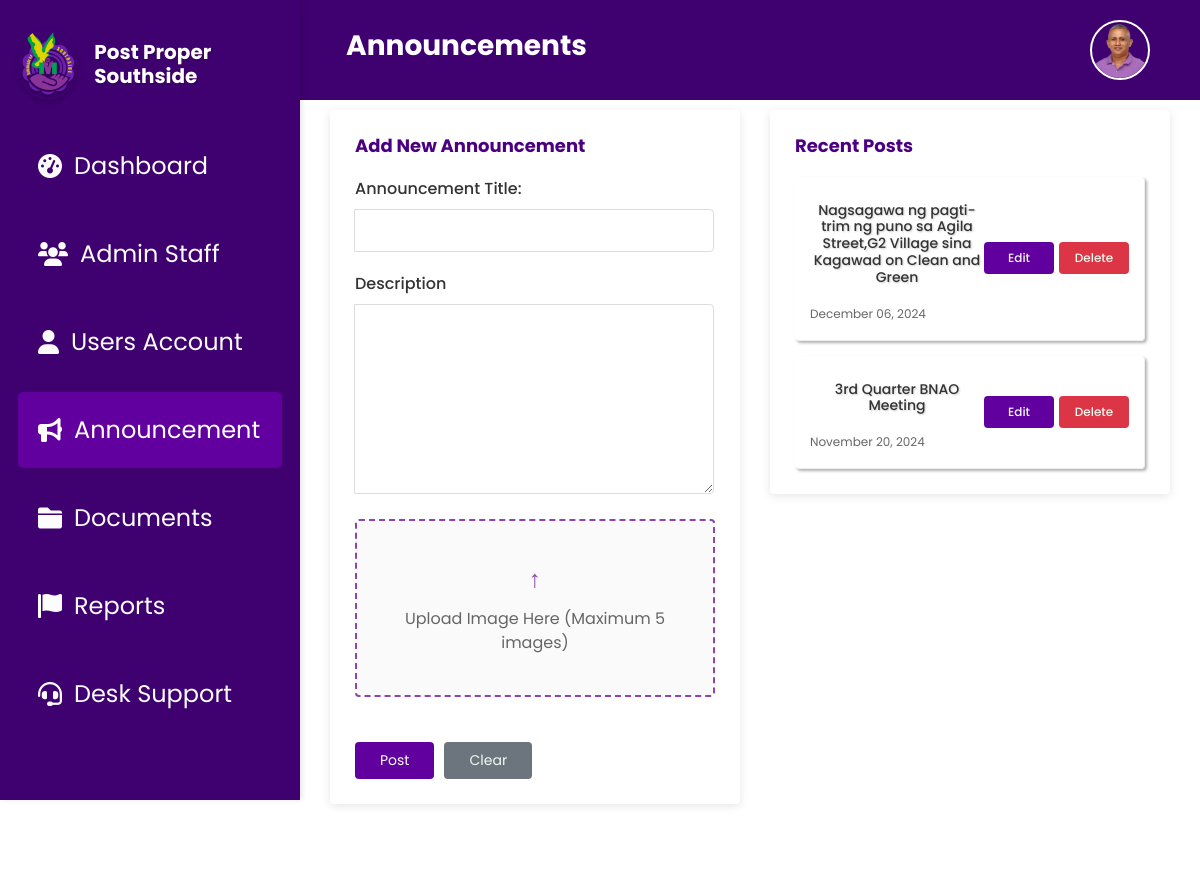
Screenshot of /announcement.php (signed in) with the database file from the repository.
### tables this page shows
CREATE TABLE `barangay_announcements` (
  `id` int(11) NOT NULL,
  `announcement_title` varchar(255) NOT NULL,
  `description_text` text NOT NULL,
  `announcement_images` longtext DEFAULT NULL,
  `created_at` timestamp NOT NULL DEFAULT current_timestamp(),
  `posted_at` varchar(255) DEFAULT current_timestamp()
);

### announcement.php (the view, shortened to what this page needs)
<?php
include 'db.php';
$query = "SELECT id, announcement_title, description_text, announcement_images, created_at FROM barangay_announcements ORDER BY created_at DESC LIMIT 10";
$stmt = $conn->prepare($query);
$stmt->execute();
$announcements = $stmt->fetchAll(PDO::FETCH_ASSOC);
?>
<!DOCTYPE html>
<html lang="en">
<head>
    <link rel="stylesheet" href="css/Announcement.css">
    <link href="https://cdn.jsdelivr.net/npm/bootstrap@5.3.0/dist/css/bootstrap.min.css" rel="stylesheet">
    <link href="https://cdnjs.cloudflare.com/ajax/libs/font-awesome/6.0.0-beta3/css/all.min.css" rel="stylesheet">
</head>
<body>
<?php
    $pageTitle = "Announcements";
    include 'header.php';
?>
<?php include 'sidebar.php'; ?>
<div class="main-content">
    <div class="content-layout">
        <div class="left-section">
            <div class="white-card">
                <h2>Add New Announcement</h2>
                <form action="process_announcement.php" method="POST" enctype="multipart/form-data">
                    <div class="input-group">
    <label for="title">Announcement Title:</label>
    <input type="text" name="title" id="title" class="full-width-input" required>
</div>
<div class="input-group">
    <label for="description">Description</label>
    <textarea name="description" id="description" class="full-width-input" rows="8" required></textarea>
</div>
                    <div class="upload-section">
                        <div class="upload-box">
                            <div class="upload-icon">↑</div>
                            <div class="upload-text">Upload Image Here (Maximum 5 images)</div>
                        </div>
                    </div>
                    <div class="button-group">
                        <button type="button" class="btn-save" onclick="showPublishModal()">Post</button>
                        <button type="reset" class="btn-clear" onclick="clearImagePreview()">Clear</button>
                    </div>
                </form>
            </div>
        </div>
         <div class="right-section">
            <div class="white-card">
                <h2>Recent Posts</h2>
                <div class="posts-list">
                <?php
                    foreach ($announcements as $announcement) {
                        $formattedDate = date("F d, Y", strtotime($announcement['created_at']));
                        echo '<div class="post-item">
                                <div class="post-content">
                                    <h3>' . htmlspecialchars($announcement['announcement_title']) . '</h3>
                                    <span class="post-date">' . htmlspecialchars($formattedDate) . '</span>
                                </div>
                                <div class="post-actions">
                                    <a href="post_edit.php?id=' . $announcement['id'] . '" class="btn-edit">Edit</a>
                                    <a href="#" class="btn-delete" data-id="' . $announcement['id'] . '">Delete</a>
                                </div>
                            </div>';
                    }
                ?>
                </div>
            </div>
        </div>
    </div>
</div>
</body>
</html>

### header.php (shortened to what this page needs)
<!DOCTYPE html>
<html lang="en">
<head>
    <link rel="stylesheet" href="css/header.css">
    <link href="https://cdn.jsdelivr.net/npm/bootstrap@5.0.2/dist/css/bootstrap.min.css" rel="stylesheet">
</head>
<body>
<?php
require 'db.php';
$pageTitle = isset($pageTitle) ? $pageTitle : "Default Title";
if (isset($_SESSION['loggedin']) && $_SESSION['loggedin'] === true && isset($_SESSION['admin_id'])) {
    $adminId = $_SESSION['admin_id'];
    $profileLink = "admin_profile.php";
    try {
        $sql = "SELECT profile_picture FROM admin_accounts WHERE id = ?";
        $stmt = $conn->prepare($sql);
        $stmt->execute([$adminId]);
        $admin = $stmt->fetch(PDO::FETCH_ASSOC);
        $profilePicture = !empty($admin['profile_picture']) ? $admin['profile_picture'] : 'assets/profile.jpg';
    } catch (PDOException $e) {
        echo "Error fetching profile picture: " . $e->getMessage();
        $profilePicture = 'assets/profile.jpg';
    }
} else {
    $profileLink = "splash.php";
    $profilePicture = 'assets/profile.jpg';
}
?>
<div class="header-container">
    <h1 class="page-title"><?php echo $pageTitle; ?></h1>
    <div class="account">
        <a href="<?php echo $profileLink; ?>" class="account-link">
            <img src="<?php echo $profilePicture; ?>" alt="Admin Profile" class="img-fluid rounded-circle account-icon">
        </a>
    </div>
</div>
</body>
</html>

### css/Announcement.css (style rules this page uses)
.main-content { padding: 1.25rem 1.875rem; background-color: #fff; min-height: 100vh; margin-left: 15.625rem; font-family: "Poppins", sans-serif; }
.content-layout { display: grid; grid-template-columns: 1fr 25rem; gap: 1.875rem; }
.white-card { background: white; border-radius: 0.25rem; padding: 1.563rem; box-shadow: 0 0.125rem 0.625rem rgba(0, 0, 0, 0.1); transition: transform 0.2s; }
.white-card h2 { font-family: "Poppins", sans-serif; font-weight: 700; font-size: 1.125rem; margin-bottom: 1.25rem; color: #4b0082; }
.input-group { margin-bottom: 1.25rem; }
.input-group label { display: block; margin-bottom: 0.5rem; color: #333; font-weight: 500; }
.full-width-input, textarea { width: 100%; padding: 0.625rem; border: 1px solid #ddd; border-radius: 0.25rem; font-size: 0.875rem; }
textarea { resize: none; rows: 8; }
.upload-section { margin: 1.563rem 0; }
.upload-box { border: 0.125rem dashed #8e44ad; border-radius: 0.25rem; padding: 2.5rem 1.25rem; text-align: center; background-color: #fafafa; cursor: pointer; position: relative; }
.upload-icon { font-size: 1.5rem; margin-bottom: 0.625rem; color: #8e44ad; }
.upload-text { color: #666; }
.button-group { display: flex; gap: 0.625rem; margin-top: 1.25rem; }
.btn-save, .btn-clear { padding: 0.5rem 1.563rem; border: none; border-radius: 0.25rem; font-size: 0.875rem; cursor: pointer; text-decoration: none; }
.btn-save { background-color: #61009f; color: white; }
.btn-clear { background-color: #6c757d; color: #f0faf0; }
.posts-list { display: flex; flex-direction: column; gap: 0.9375rem; }
.post-item { padding: 0.9375rem; border-bottom: 0.0625rem solid #eee; border-right: 0.0625rem solid #eee; display: flex; justify-content: space-between; align-items: center; background: #ffffff; border-radius: 0.25rem; transition: background-color 0.2s; box-shadow: 2px 2px 3px rgba(0, 0, 0, 0.3); }
.post-content h3 { font-size: 0.875rem; margin-bottom: 0.3125rem; color: #333; }
.post-date { font-size: 0.75rem; color: #666; }
.post-actions { display: flex; gap: 0.3125rem; }
.btn-edit, .btn-delete { width: 4.375rem; height: 2rem; display: flex; align-items: center; justify-content: center; border: none; border-radius: 0.25rem; font-size: 0.75rem; font-weight: 500; color: #f0faf0; cursor: pointer; text-decoration: none; }
.btn-edit { background-color: #61009f; }
.btn-delete { background-color: #dc3545; color: #f0faf0; }

### css/header.css (style rules this page uses)
* { margin: 0; padding: 0; box-sizing: border-box; }
body { padding-top: 90px; }
.header-container { background-color: #3f0070; padding: 20px 50px; margin-left: 18.5rem; text-align: left; position: fixed; display: flex; justify-content: space-between; align-items: center; width: calc(100% - 18.5rem); z-index: 1000; top: 0; right: 0; }
.page-title { font-size: 28px; color: #ffffff; font-weight: bold; font-family: "Poppins", sans-serif; }
.account { display: flex; align-items: center; }
.account-link { display: inline-block; }
.account-icon { width: 3.75rem; height: auto; border-radius: 50%; aspect-ratio: 1 / 1; object-fit: cover; border: 0.125rem solid #ffffff; transition: transform 0.3s ease; }

### css/Sidebar.css (style rules this page uses)
h3 { font-size: 1rem; font-family: "Poppins", sans-serif; color: white; text-align: center; margin: 0; padding: 10px 0; text-shadow: 1px 1px 2px rgba(0, 0, 0, 0.2); }
.main-content { margin-left: 18.75rem; }

### rows the page displays
barangay_announcements: announcement_title "Nagsagawa ng pagti-trim ng puno sa Agila Street,G2 Village sina Kagawad on Clean and Green", created_at "December 06, 2024"
barangay_announcements: announcement_title "3rd Quarter BNAO Meeting", created_at "November 20, 2024"

### other values shown
$pageTitle "Announcements"
